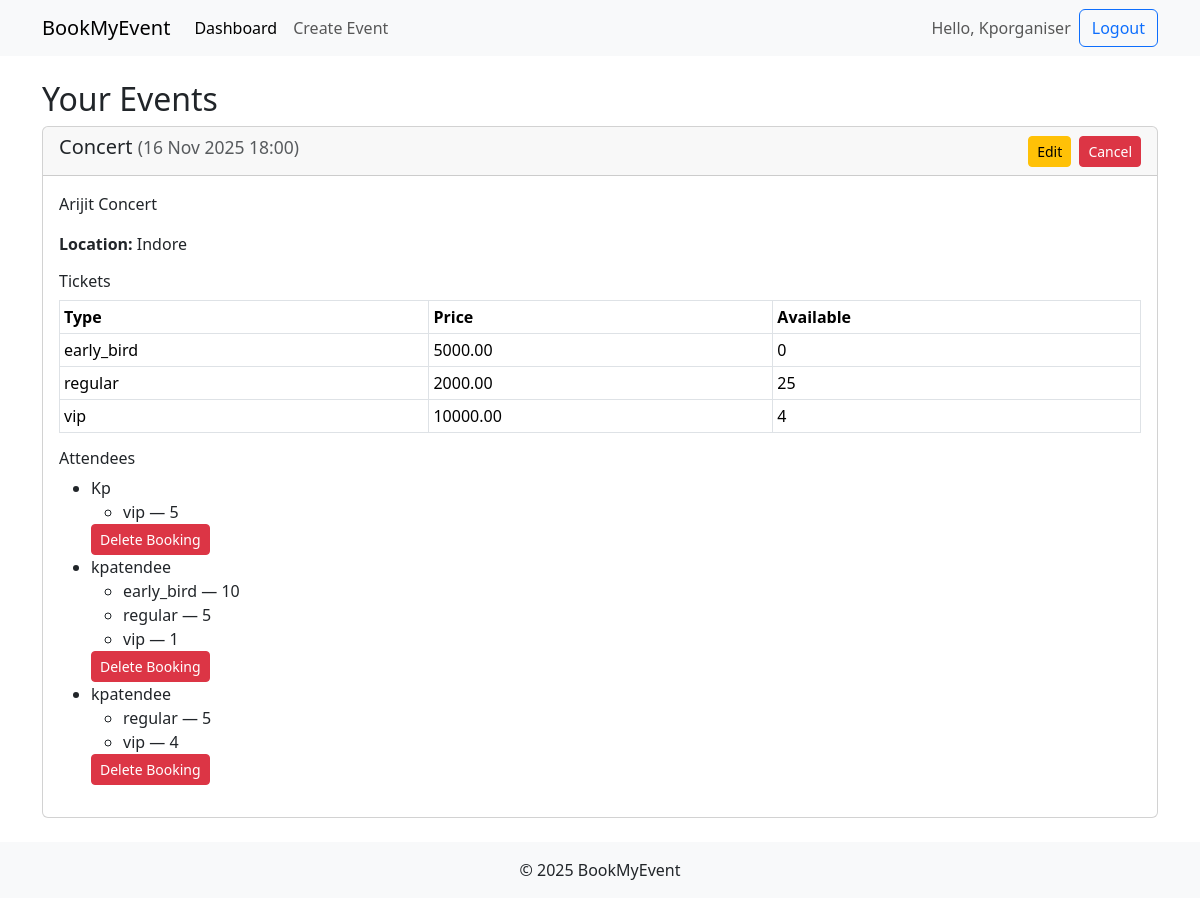
Screenshot of /manage/ (signed in) with the database file from the repository.
### account/models.py (models this page shows, shortened)
class User(AbstractUser):
    ROLE_CHOICES = (
        ("organizer", "Organizer"),
        ("attendee", "Attendee"),
    )
    role = models.CharField(max_length=20, choices=ROLE_CHOICES)
    phone = models.CharField(max_length=20, blank=True, null=True)
    address = models.TextField(blank=True, null=True)

### eventApp/models.py (models this page shows, shortened)
class Event(models.Model):
    organizer = models.ForeignKey(
        settings.AUTH_USER_MODEL, on_delete=models.CASCADE, related_name="organized_events"
    )
    title = models.CharField(max_length=200)
    description = models.TextField()
    location = models.CharField(max_length=200)
    date = models.DateTimeField()
    created_at = models.DateTimeField(auto_now_add=True)
    updated_at = models.DateTimeField(auto_now=True)
    is_active = models.BooleanField(default=True)

class TicketType(models.Model):
    event = models.ForeignKey(Event, on_delete=models.CASCADE, related_name="ticket_types")
    name = models.CharField(max_length=50, choices=TICKET_TYPE_CHOICES)
    price = models.DecimalField(max_digits=10, decimal_places=2)
    quantity = models.PositiveIntegerField()

class Booking(models.Model):
    attendee = models.ForeignKey(
        settings.AUTH_USER_MODEL, on_delete=models.CASCADE, related_name="bookings"
    )
    event = models.ForeignKey(Event, on_delete=models.CASCADE, related_name="bookings")
    booked_at = models.DateTimeField(auto_now_add=True)
    is_active = models.BooleanField(default=True)

class BookingItem(models.Model):
    booking = models.ForeignKey(Booking, on_delete=models.CASCADE, related_name="items")
    ticket_type = models.ForeignKey(TicketType, on_delete=models.CASCADE)
    quantity = models.PositiveIntegerField()

### account/views.py (the view)
# urls.py: path('manage/', event_manage_view, name='event_manage'),
@login_required
def event_manage_view(request):
    print("hello event")
    """Organizer dashboard"""
    if request.user.role != "organizer":
        return redirect("account:dashboard")
    events = Event.objects.filter(organizer=request.user)
    return render(request, "eventmanage.html", {"events": events})

### template/eventmanage.html (shortened to what this page needs)
<!DOCTYPE html>
<html lang="en">
<head>
  <link href="https://cdn.jsdelivr.net/npm/bootstrap@5.3.3/dist/css/bootstrap.min.css" rel="stylesheet">
</head>
<body>
<nav class="navbar navbar-expand-lg navbar-light bg-light mb-4">
  <div class="container">
    <a class="navbar-brand" href='{% url 'account:event_manage' %}'>BookMyEvent</a>
    <div class="collapse navbar-collapse">
      <ul class="navbar-nav me-auto">
        <li class="nav-item"><a class="nav-link active" href="{% url 'account:event_manage' %}">Dashboard</a></li>
        <li class="nav-item"><a class="nav-link" href="{% url 'create_event' %}">Create Event</a></li>
      </ul>
      <span class="navbar-text me-2">Hello, {{ user.username }}</span>
      <a class="btn btn-outline-primary" href="{% url 'account:logout' %}">Logout</a>
    </div>
  </div>
</nav>
<div class="container">
  <h2>Your Events</h2>
  {% if events %}
    {% for event in events %}
      <div class="card mb-3">
        <div class="card-header d-flex justify-content-between align-items-center">
          <h5>{{ event.title }} <small class="text-muted">({{ event.date|date:"d M Y H:i" }})</small></h5>
          <div>
            <a href="{% url 'edit_event' event.id %}" class="btn btn-sm btn-warning me-1">Edit</a>
            <a href="{% url 'cancel_event' event.id %}" class="btn btn-sm btn-danger"
               onclick="return confirm('Are you sure you want to cancel this event?');">Cancel</a>
          </div>
        </div>
        <div class="card-body">
          <p>{{ event.description }}</p>
          <p><strong>Location:</strong> {{ event.location }}</p>
          <h6>Tickets</h6>
          <table class="table table-bordered table-sm">
            <thead>
              <tr>
                <th>Type</th>
                <th>Price</th>
                <th>Available</th>
              </tr>
            </thead>
            <tbody>
              {% for ticket in event.ticket_types.all %}
              <tr>
                <td>{{ ticket.name }}</td>
                <td>{{ ticket.price }}</td>
                <td>{{ ticket.quantity }}</td>
              </tr>
              {% endfor %}
            </tbody>
          </table>
   <h6>Attendees</h6>
{% if event.bookings.all %}
<ul>
    {% for booking in event.bookings.all %}
        <li>
            {{ booking.attendee.username }}
            <ul>
                {% for item in booking.items.all %}
                    <li>{{ item.ticket_type.name }} — {{ item.quantity }}</li>
                {% endfor %}
            </ul>
            <a href="{% url 'delete_booking' booking.id %}"
               class="btn btn-sm btn-danger"
               onclick="return confirm('Delete this attendee booking?');">
               Delete Booking
            </a>
        </li>
    {% endfor %}
</ul>
{% else %}
<p>No attendees yet.</p>
{% endif %}
        </div>
      </div>
    {% endfor %}
  {% else %}
    <p>You have not created any events yet. <a href="{% url 'create_event' %}">Create one now</a>.</p>
  {% endif %}
</div>
<footer class="bg-light text-center p-3 mt-4">
  &copy; 2025 BookMyEvent
</footer>
</body>
</html>

### rows the page displays
User: username "Kporganiser"
Event: title "Concert", date "16 Nov 2025 18:00", description "Arijit Concert", location "Indore"
TicketType: name "early_bird", price "5000.00", quantity "0"
TicketType: name "regular", price "2000.00", quantity "25"
TicketType: name "vip", price "10000.00", quantity "4"
Booking: attendee.username "Kp"
BookingItem: ticket_type.name "vip", quantity "5"
Booking: attendee.username "kpatendee"
BookingItem: ticket_type.name "early_bird", quantity "10"
BookingItem: ticket_type.name "regular", quantity "5"
BookingItem: ticket_type.name "vip", quantity "1"
Booking: attendee.username "kpatendee"
BookingItem: ticket_type.name "regular", quantity "5"
BookingItem: ticket_type.name "vip", quantity "4"
